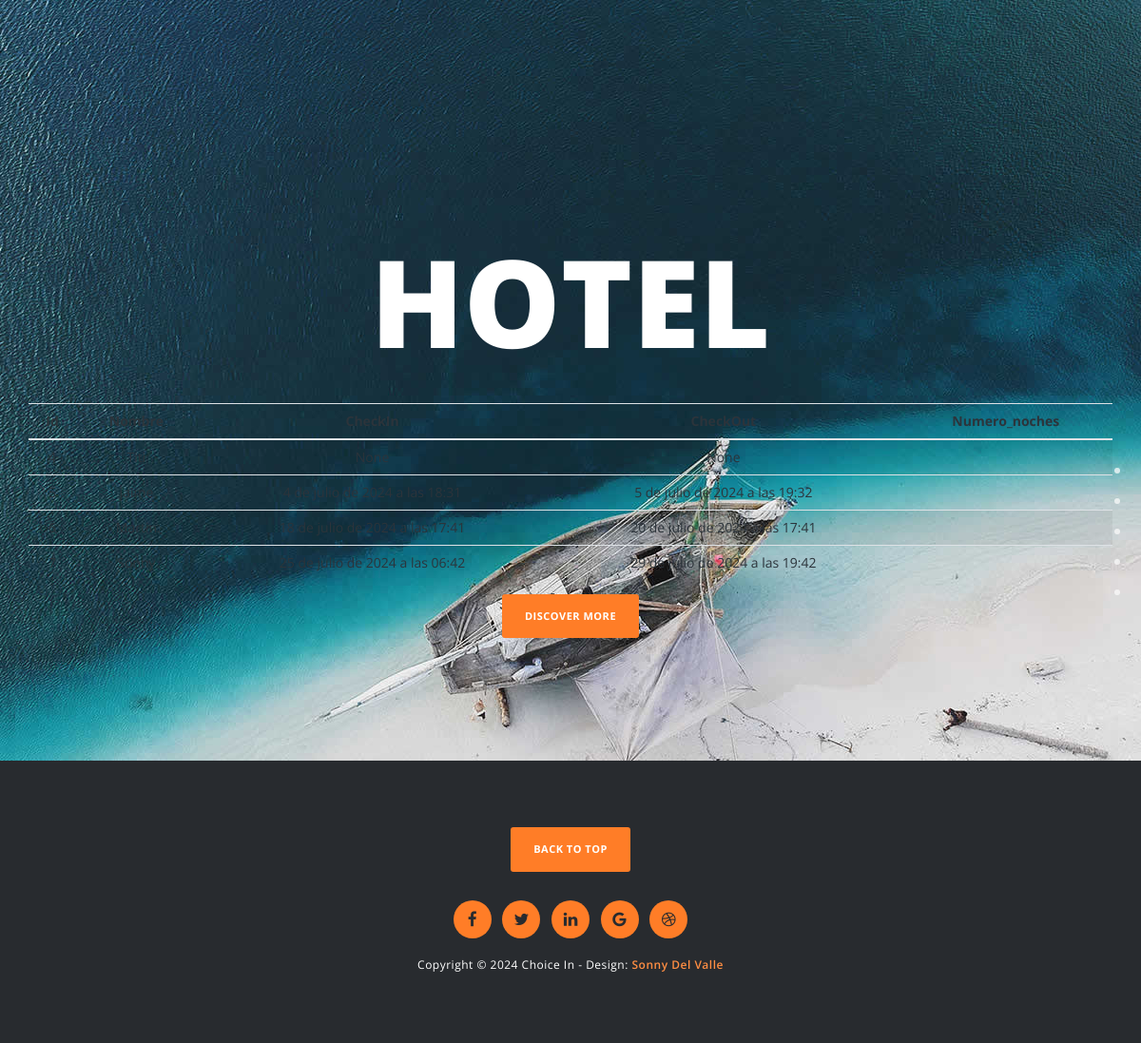
The page /hotel/ on the database its author committed.
### registro/models.py (models this page shows, shortened)
class Hotel(models.Model):
  nombre = models.CharField(max_length=50)
  CheckIn=models.DateTimeField()
  CheckOut=models.DateTimeField()
  numeroNoches = models.IntegerField(default=1)

### registro/views.py (the view)
# urls.py: path('hotel/', hotel, name = "hotel"),
def hotel(request):
  contexto = {"hotel": Hotel.objects.all()}
  return render(request, "registro/hotel.html", contexto)

### registro/templates/registro/hotel.html
{% extends 'registro/menu.html' %}
{% block titulo %}
<h1 class="mb-5">Hotel</h1>
{% endblock titulo %}
{% block contenido %}
<table class="table table-striped">
    <thead>
        <tr>
            <th>Id</th>
            <th>Nombre</th>
            <th>CheckIn</th>
            <th>CheckOut</th>
            <th>Numero_noches</th>
        </tr>
    </thead>
    <tbody>
    {% for ho in hotel %}
        <tr>
            <td>{{ ho.id }}</td>
            <td>{{ ho.nombre }}</td>
            <td>{{ ho.CheckIn }}</td>
            <td>{{ ho.CheckOut }}</td>
            <td>{{ ho.Numero_noches}}</td>
        </tr>
    {% endfor %}
    </tbody>
</table>
{% endblock contenido %}

### registro/templates/registro/menu.html (shortened to what this page needs)
<!DOCTYPE html>
<html>
    <head>
        {% load static %}
        <link rel="stylesheet" href="{% static 'css/bootstrap.min.css' %}">
        <link rel="stylesheet" href="{% static 'css/fontAwesome.css' %}">
        <link rel="stylesheet" href="{% static 'css/hero-slider.css' %}">
        <link rel="stylesheet" href="{% static 'css/templatemo-main.css' %}">
        <link rel="stylesheet" href="{% static 'css/owl-carousel.css' %}">
    </head>
<body>
    <div class="fixed-side-navbar">
        <ul class="nav flex-column">
            <li class="nav-item"><a class="nav-link" href="{% url 'home' %}"><span>Inicio</span></a></li>
            <li class="nav-item"><a class="nav-link" href="{% url 'pasajero' %}"><span>Pasajero</span></a></li>
            <li class="nav-item"><a class="nav-link" href="{% url 'hotel' %}"><span>Hotel</span></a></li>
            <li class="nav-item"><a class="nav-link" href="{% url 'habitacion' %}"><span>Habitacion</span></a></li>
            <li class="nav-item"><a class="nav-link" href="{% url 'pais_destino' %}"><span>Pais de Destino</span></a></li>
        </ul>
    </div>
    <div class="parallax-content baner-content" id="home">
        <div class="container">
            <div class="first-content">
              {% block titulo %}{% endblock titulo %}
              {% block contenido %}{% endblock contenido %}
                <div class="primary-button">
                    <a href="{% url 'home' %}">Discover More</a>
                </div>
            </div>
        </div>
    </div>
    <footer>
        <div class="container">
            <div class="row">
                <div class="col-md-12">
                    <div class="primary-button">
                        <a href="#home">Back To Top</a>
                    </div>
                    <ul>
                        <li><a href="#"><i class="fa fa-facebook"></i></a></li>
                        <li><a href="#"><i class="fa fa-twitter"></i></a></li>
                        <li><a href="#"><i class="fa fa-linkedin"></i></a></li>
                        <li><a href="#"><i class="fa fa-google"></i></a></li>
                        <li><a href="#"><i class="fa fa-dribbble"></i></a></li>
                    </ul>
                    <p>Copyright &copy; 2024 Choice In
            		- Design: <a rel="nofollow noopener" href=" "><em>Sonny Del Valle</em></a></p>
                </div>
            </div>
        </div>
    </footer>
</body>
</html>

### registro/static/css/hero-slider.css (style rules this page uses)
*, *::after, *::before { -webkit-box-sizing: border-box; -moz-box-sizing: border-box; box-sizing: border-box; }
html { font-size: 62.5%; }
body { font-family: "Open Sans", sans-serif; color: #2c343b; background-color: #f2f2f2; }
a { color: #d44457; text-decoration: none; }

### registro/static/css/templatemo-main.css (style rules this page uses)
p { font-size: 15px; line-height: 25px; }
body { position: relative; font-size: 14px; }
a { color: #3CC; }
.fixed-side-navbar { position: fixed; top: 50%; right: 0; z-index: 99999; margin-top: -100px; text-align: right; padding: 30px 0; -webkit-transition: all .3s; transition: all .3s; }
.nav>li { position: relative; display: block; }
.fixed-side-navbar .nav > li a { color: #fff; min-height: 32px; background: transparent; padding: 5px 45px 5px 25px; border-right: none; }
.fixed-side-navbar .nav > li a:after { content: ''; position: absolute; top: 50%; right: 20px; margin-top: -5px; width: 10px; height: 10px; border-radius: 10px; background: rgba(250, 250, 250, 0.75); -webkit-transition: all .3s; transition: all .3s; -webkit-transform: scale(0.6); transform: scale(0.6); }
.primary-button a { display: inline-block; background-color: #ff7d27; padding: 15px 24px; border-radius: 3px; text-transform: uppercase; font-size: 11px; color: #fff; font-weight: 700; text-decoration: none; letter-spacing: 0.5px; }
.parallax-content { width: 100%; min-height: 100vh; background-size: cover; }
.baner-content { padding-top: 30vh; text-align: center; background-image: url(../img/1st-section.jpg); }
.baner-content h1 { margin-top: 0px; font-size: 128px; color: #fff; font-weight: 900; text-transform: uppercase; margin-bottom: 0px; }
.baner-content .primary-button { margin-top: 15px; }
footer { text-align: center; background-color: #282b2f; padding: 70px 0px; }
footer .primary-button { margin-bottom: 30px; }
footer ul { padding: 0px; margin: 0px; list-style: none; }
footer ul li { display: inline-block; margin: 0px 4px; }
footer ul li a { width: 40px; height: 40px; line-height: 40px; text-align: center; display: inline-block; background-color: #ff7d27; color: #282b2f; border-radius: 50%; text-decoration: none; transition: all 0.5s; font-size: 17px; }
footer p { font-size: 12px; color: #fff; margin-top: 15px; color: #fff; letter-spacing: 0.5px; margin-bottom: 0px; }
footer em { color: #ff8e43; font-weight: 600; font-style: normal; }
@media (min-width: 1200px) { .container { max-width: 1170px; } }
body:after { content: url(../img/close.png) url(../img/loading.gif) url(../img/prev.png) url(../img/next.png); display: none; }

### rows shown on the page
Hotel: id "4", nombre "Titi", CheckOut "None"
Hotel: id "5", nombre "jaime", CheckIn "4 de julio de 2024 a las 18:31", CheckOut "5 de julio de 2024 a las 19:32"
Hotel: id "6", nombre "Martin", CheckIn "18 de julio de 2024 a las 17:41", CheckOut "20 de julio de 2024 a las 17:41"
Hotel: id "7", nombre "Sonny", CheckIn "25 de julio de 2024 a las 06:42", CheckOut "29 de julio de 2024 a las 19:42"
